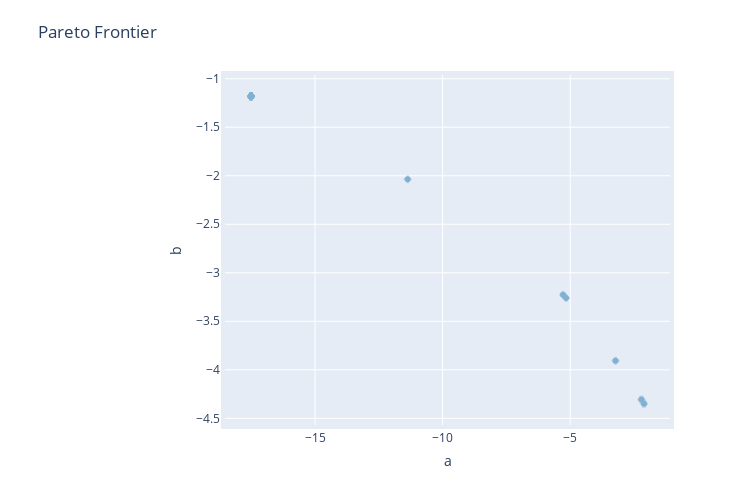

The notebook cell saved with this chart:
### Markdown cell above
### Plot Pareto Frontier

### Code cell
objectives = ax_client.experiment.optimization_config.objective.objectives
frontier = compute_posterior_pareto_frontier(
    experiment=ax_client.experiment,
    data=ax_client.experiment.fetch_data(),
    primary_objective=objectives[1].metric,
    secondary_objective=objectives[0].metric,
    absolute_metrics=["a", "b"],
    num_points=20,
)
render(plot_pareto_frontier(frontier, CI_level=0.90))

### Figure 1 — Plotly figure (JSON) as saved in the notebook; plotly's stock layout.template omitted (floating-point values rounded to 4 significant figures)
{"data": [{"error_x": {"array": [0.01712, 0.01712, 0.01712, 0.01862, 0.01712, 0.0131, 0.01712, 0.01712, 0.01712, 0.01712, 0.04307, 0.01712, 0.01712, 0.01712, 0.04196, 0.01712, 0.01712, 0.01261, 0.01712, 0.01277], "color": "rgba(128,177,211,0.4)", "thickness": 2, "type": "data"}, "error_y": {"array": [0.0007144, 0.0007144, 0.0007144, 0.0007843, 0.0007144, 0.0005928, 0.0007144, 0.0007144, 0.0007144, 0.0007144, 0.001658, 0.0007144, 0.0007144, 0.0007144, 0.001602, 0.0007144, 0.0007144, 0.0005768, 0.0007144, 0.0005739], "color": "rgba(128,177,211,0.4)", "thickness": 2, "type": "data"}, "hoverinfo": "text", "legendgroup": "mean", "marker": {"color": "rgba(128,177,211,1)"}, "mode": "markers", "name": "mean", "text": ["<b>Parameterization 0</b><br>b: -1.18 [-1.181, -1.180]<br>a: -17.508 [-17.525, -17.491]<br><br><em>Parameterization:</em><br>x1: 0.0<br>x2: 0.9999999999999999", "<b>Parameterization 1</b><br>b: -1.18 [-1.181, -1.180]<br>a: -17.508 [-17.525, -17.491]<br><br><em>Parameterization:</em><br>x1: 0.0<br>x2: 0.9999999999999997", "<b>Parameterization 2</b><br>b: -1.18 [-1.181, -1.180]<br>a: -17.508 [-17.525, -17.491]<br><br><em>Parameterization:</em><br>x1: 5.825257410812315e-14<br>x2: 1.0", "<b>Parameterization 3</b><br>b: -3.906 [-3.907, -3.905]<br>a: -3.223 [-3.242, -3.205]<br><br><em>Parameterization:</em><br>x1: 0.0721566698532253<br>x2: 0.9663627328742334", "<b>Parameterization 4</b><br>b: -1.18 [-1.181, -1.180]<br>a: -17.508 [-17.525, -17.491]<br><br><em>Parameterization:</em><br>x1: 0.0<br>x2: 0.9999999999999638", "<b>Parameterization 5</b><br>b: -2.036 [-2.037, -2.036]<br>a: -11.369 [-11.382, -11.355]<br><br><em>Parameterization:</em><br>x1: 0.021148247060467036<br>x2: 1.0", "<b>Parameterization 6</b><br>b: -1.18 [-1.181, -1.180]<br>a: -17.508 [-17.525, -17.491]<br><br><em>Parameterization:</em><br>x1: 5.8612404511520884e-15<br>x2: 1.0", "<b>Parameterization 7</b><br>b: -1.18 [-1.181, -1.180]<br>a: -17.508 [-17.525, -17.491]<br><br><em>Parameterization:</em><br>x1: 0.0<br>x2: 1.0", "<b>Parameterization 8</b><br>b: -1.18 [-1.181, -1.180]<br>a: -17.508 [-17.525, -17.491]<br><br><em>Parameterization:</em><br>x1: 1.2067406460091965e-14<br>x2: 0.9999999999999674", "<b>Parameterization 9</b><br>b: -1.18 [-1.181, -1.180]<br>a: -17.508 [-17.525, -17.491]<br><br><em>Parameterization:</em><br>x1: 0.0<br>x2: 0.9999999999999706", "<b>Parameterization 10</b><br>b: -4.306 [-4.308, -4.304]<br>a: -2.208 [-2.251, -2.165]<br><br><em>Parameterization:</em><br>x1: 0.08317604126074225<br>x2: 0.9376934076178485", "<b>Parameterization 11</b><br>b: -1.18 [-1.181, -1.180]<br>a: -17.508 [-17.525, -17.491]<br><br><em>Parameterization:</em><br>x1: 0.0<br>x2: 0.9999999999999999", "<b>Parameterization 12</b><br>b: -1.18 [-1.181, -1.180]<br>a: -17.508 [-17.525, -17.491]<br><br><em>Parameterization:</em><br>x1: 0.0<br>x2: 0.9999999999987775", "<b>Parameterization 13</b><br>b: -1.18 [-1.181, -1.180]<br>a: -17.508 [-17.525, -17.491]<br><br><em>Parameterization:</em><br>x1: 1.1020896552004361e-15<br>x2: 1.0", "<b>Parameterization 14</b><br>b: -4.35 [-4.352, -4.348]<br>a: -2.107 [-2.149, -2.065]<br><br><em>Parameterization:</em><br>x1: 0.08440666892229966<br>x2: 0.9343666198266546", "<b>Parameterization 15</b><br>b: -1.18 [-1.181, -1.180]<br>a: -17.508 [-17.525, -17.491]<br><br><em>Parameterization:</em><br>x1: 3.7510307313999675e-18<br>x2: 0.9999999999999998", "<b>Parameterization 16</b><br>b: -1.18 [-1.181, -1.180]<br>a: -17.508 [-17.525, -17.491]<br><br><em>Parameterization:</em><br>x1: 2.870029831240643e-14<br>x2: 0.9999999999998105", "<b>Parameterization 17</b><br>b: -3.226 [-3.227, -3.226]<br>a: -5.281 [-5.293, -5.268]<br><br><em>Parameterization:</em><br>x1: 0.05343972208487205<br>x2: 0.999997084563601", "<b>Parameterization 18</b><br>b: -1.18 [-1.181, -1.180]<br>a: -17.508 [-17.525, -17.491]<br><br><em>Parameterization:</em><br>x1: 1.6967476602119793e-16<br>x2: 0.9999999999999997", "<b>Parameterization 19</b><br>b: -3.259 [-3.260, -3.259]<br>a: -5.161 [-5.174, -5.148]<br><br><em>Parameterization:</em><br>x1: 0.054436751593985075<br>x2: 1.0"], "type": "scatter", "x": [-17.51, -17.51, -17.51, -3.223, -17.51, -11.37, -17.51, -17.51, -17.51, -17.51, -2.208, -17.51, -17.51, -17.51, -2.107, -17.51, -17.51, -5.281, -17.51, -5.161], "y": [-1.18, -1.18, -1.18, -3.906, -1.18, -2.036, -1.18, -1.18, -1.18, -1.18, -4.306, -1.18, -1.18, -1.18, -4.35, -1.18, -1.18, -3.226, -1.18, -3.259]}], "layout": {"height": 500, "hovermode": "closest", "legend": {"orientation": "h"}, "margin": {"b": 75, "l": 225, "pad": 4, "t": 75}, "title": {"text": "Pareto Frontier"}, "width": 750, "xaxis": {"ticksuffix": "", "title": {"text": "a"}, "zeroline": true}, "yaxis": {"ticksuffix": "", "title": {"text": "b"}, "zeroline": true}}}
